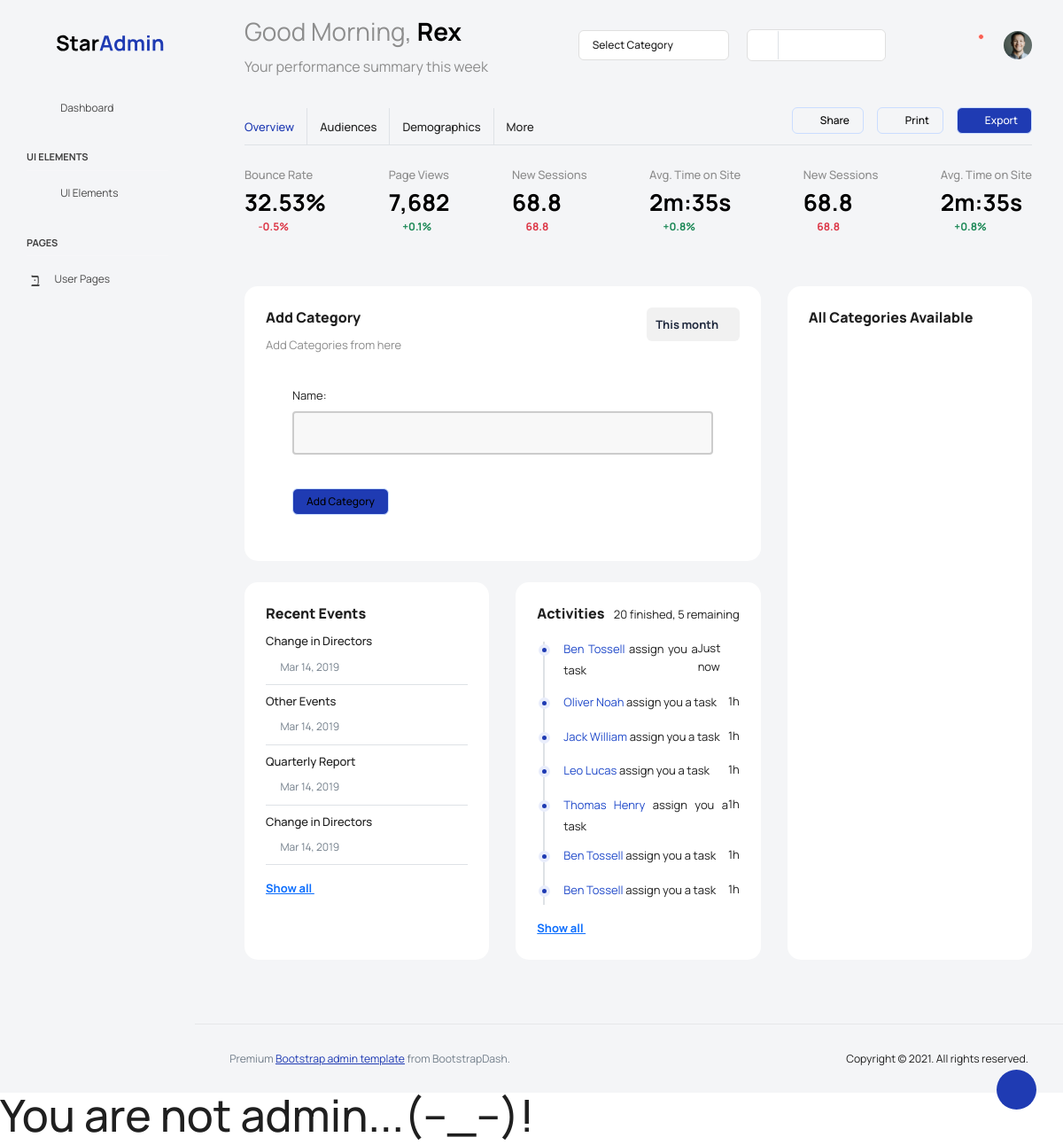
Before: /add_category (signed in) with the older database file.
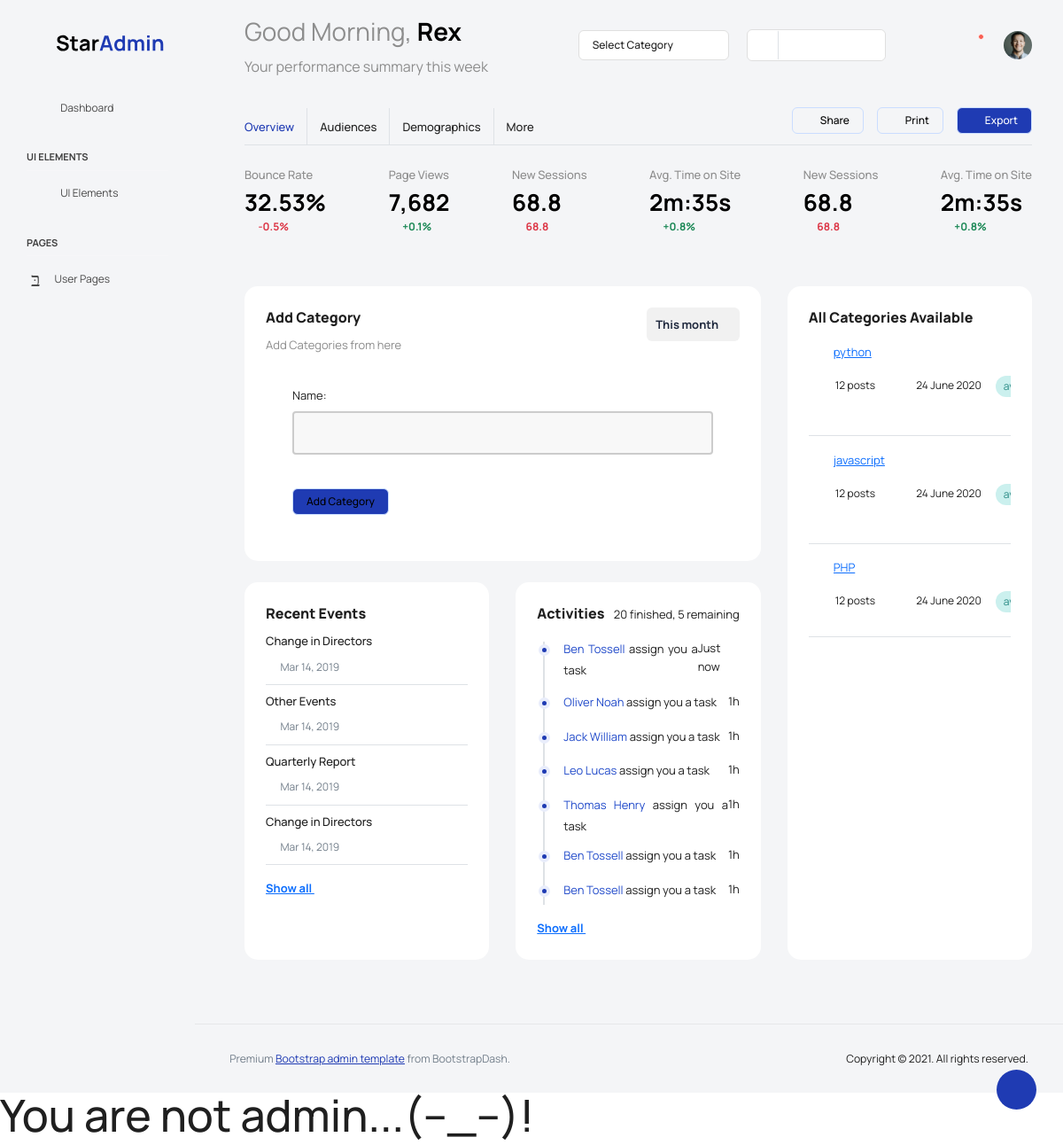
After: the same page with the newer database file.
### blogs_app/models.py (models this page shows, shortened)
class Category(models.Model):
    name = models.CharField(max_length=255)

### blogs_app/views.py (the view)
# urls.py: path('add_category', AddCatagoryView.as_view(), name='add-category'),
class AddCatagoryView(CreateView):
    model = Category
    template_name = "admin_templates/pages/blogs_related/add_category.html"
    fields = '__all__'
    def get_context_data(self, **kwargs):
        context = super().get_context_data(**kwargs)
        context['categories'] = Category.objects.all()
        return context

### templates/admin_templates/pages/blogs_related/add_category.html (shortened to what the changed rows need)
{% extends 'admin_templates/_base_admin.html' %}
{% block content %}
<div class="main-panel">
  <div class="content-wrapper">
    <div class="row">
      <div class="col-sm-12">
        <div class="home-tab">
          <div class="tab-content tab-content-basic">
            <div class="tab-pane fade show active" id="overview" role="tabpanel" aria-labelledby="overview">
              <div class="row">
                <div class="col-lg-4 d-flex flex-column">
                  <div class="row flex-grow">
                    <div class="col-12 grid-margin stretch-card">
                      <div class="card card-rounded">
                        <div class="card-body">
                          <div class="row">
                            <div class="col-lg-12">
                              <div class="list-wrapper">
                                <ul class="todo-list todo-list-rounded">
                                  {% for category in categories %}
                                  <li class="d-block">
                                      <div class="form-check w-100">
                                          <label class="form-check-label">
                                              <a href="{% url 'blogs_app:category' category.id %}">
                                                  <p> {{ category.name }}</p>
                                              </a>
                                          </label>
                                          <div class="d-flex mt-2">
                                              <div class="ps-4 text-small me-3">12 posts</div>
                                              <div class="ps-4 text-small me-3">24 June 2020</div>
                                              <div class="badge badge-opacity-success me-3">available</div>
                                          </div>
                                          <br>
                                      </div>
                                  </li>
                                  {% endfor %}
                                </ul>
                              </div>
                            </div>
                          </div>
                        </div>
                      </div>
                    </div>
                  </div>
                </div>
              </div>
            </div>
          </div>
        </div>
      </div>
    </div>
  </div>
</div>
  {% endblock %}

Changed rows visible on the page:
added Category: name "python"
added Category: name "javascript"
added Category: name "PHP"
